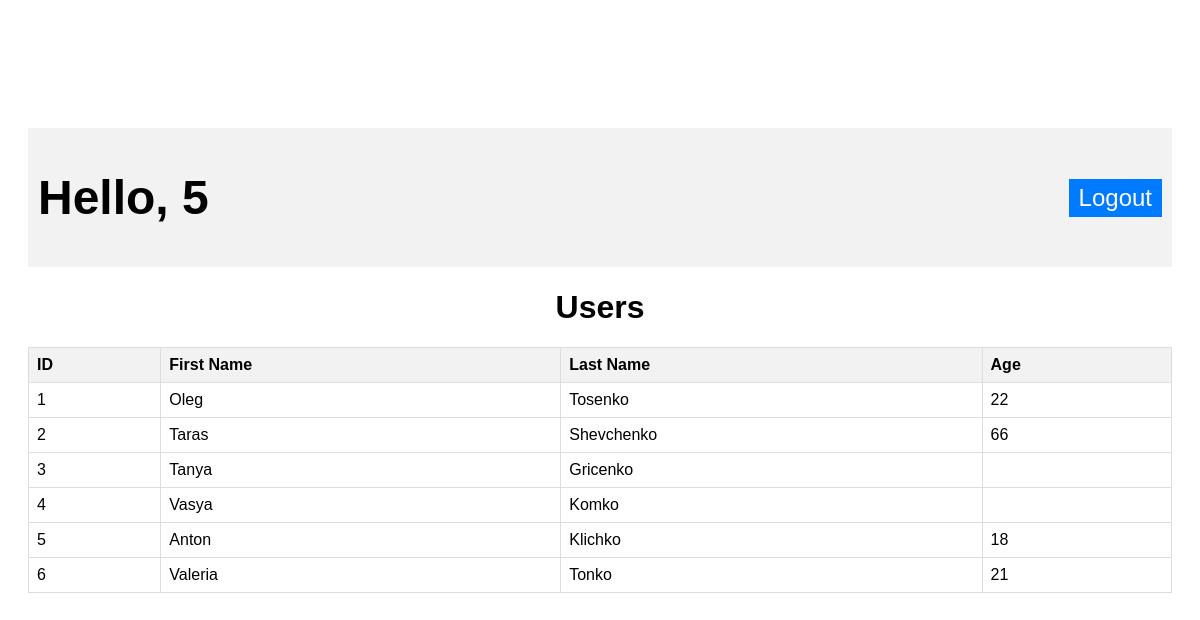
/users (signed in), run on the app's committed database.
### models.py (models this page shows)
class User(db.Model):
    id = db.Column(db.Integer, primary_key=True)
    first_name = db.Column(db.String, nullable=False)
    last_name = db.Column(db.String, nullable=False)
    age = db.Column(db.Integer)

### views.py (the view, shortened to what this page needs)
@app.route('/users', methods=['GET', 'POST'])
def users():
    if session.get('username') is None:
        return redirect(url_for('login'))
    if request.method == 'GET':
        size = int(request.args.get('size')) if request.args.get('size') else 1000000
        all_users = db.session.execute(db.select(User).limit(size)).scalars()
        return render_template('users.html', all_users=all_users, username=session.get('username'))
    else:
        return 'Forbidden request method', 405

### templates/users.html (shortened to what this page needs)
<!DOCTYPE html>
<html lang="en">
<head>
    <link rel="stylesheet" href="/static/styles.css">
</head>
<body>
<div class="header">
    <h1>Hello, {{username}}</h1>
    <a href="/logout" class="logout-btn">Logout</a>
</div>
    <h1>Users</h1>
    <table>
    <tr>
        <th>ID</th>
        <th>First Name</th>
        <th>Last Name</th>
        <th>Age</th>
    </tr>
    {% for user in all_users %}
    <tr>
        <td>{{ user.id }}</td>
        <td>{{ user.first_name }}</td>
        <td>{{ user.last_name }}</td>
        <td>{{ user.age }}</td>
    </tr>
    {% endfor %}
    </table>
</body>
</html>

### static/styles.css (style rules this page uses)
body { font-family: Arial, sans-serif; padding: 20px; }
h1 { text-align: center; }
table { width: 100%; border-collapse: collapse; margin-top: 20px; }
th, td { border: 1px solid #ddd; padding: 8px; text-align: left; }
th { background-color: #f2f2f2; }
body { font-family: Arial, sans-serif; }
div { font-size: 24px; text-align: center; margin-top: 100px; }
table { width: 100%; border-collapse: collapse; }
th, td { padding: 8px; text-align: left; border-bottom: 1px solid #ddd; }
.header { display: flex; justify-content: space-between; align-items: center; padding: 10px; background-color: #f2f2f2; }
.logout-btn { padding: 5px 10px; background-color: #007bff; color: #fff; text-decoration: none; }

### data on the page
User: id "1", first_name "Oleg", last_name "Tosenko", age "22"
User: id "2", first_name "Taras", last_name "Shevchenko", age "66"
User: id "3", first_name "Tanya", last_name "Gricenko"
User: id "4", first_name "Vasya", last_name "Komko"
User: id "5", first_name "Anton", last_name "Klichko", age "18"
User: id "6", first_name "Valeria", last_name "Tonko", age "21"

### other printed values
{{ username }} "5"
